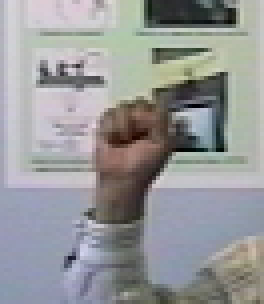
//> input picture METU EE583 Pattern Recognition/usedDataSet/h1096.bmp, 66 x 76 px (shown 4 times larger)
$ ./main ../usedDataSet/h1096.bmp   (built with g++ and OpenCV 4)
//> lines starting //> are read from the running program, lines starting //| are printed output that depends on the picture
### METU EE583 Pattern Recognition/Adaboost/sorteddynamicqueue.h
#ifndef __SORTEDDYNAMICQUEUE_H__
#define __SORTEDDYNAMICQUEUE_H__

#include "enode.h"
#include <iostream>
#include <stdlib.h>


class SortedDynamicQueue
{
	private:
		ENode *m_pcFront;
		ENode *m_pcRear;
		int m_nCount;

	public:
		SortedDynamicQueue();
		SortedDynamicQueue(int pcItem);

		~SortedDynamicQueue();

		void QInsert(int pcItem);

		int QDelete();
		void ClearQueue();

		int QFront() const;
		int QLength() const;
		bool QEmpty() const;

		void PrintValues() const;


};


#endif

### METU EE583 Pattern Recognition/Adaboost/enode.h
#ifndef __ENODE_H__
#define __ENODE_H__

#include <iostream>


class ENode
{
	private:
		ENode *m_pcNext;
		ENode *m_pcPrev;


	public:
		int m_tData;

		ENode(int nItem, ENode *pcNext = NULL, ENode *pcPrev = NULL);

		void InsertNext(ENode *pcNext);
		void InsertPrev(ENode *pcPrev);

		ENode* DeleteNode();

		ENode* NextNodeNext() const;
		ENode* NextNodePrev() const;
};


#endif

### METU EE583 Pattern Recognition/Adaboost/main.cpp
#include <iostream>
#include "opencv2/core/core.hpp"
#include "opencv2/imgproc/imgproc.hpp"
#include "opencv2/highgui/highgui.hpp"
#include <iomanip>
#include <limits>
#include <cmath>
#include <sstream>
#include <cstring>
#include <stdio.h>
#include "enode.h"
#include "sorteddynamicqueue.h"
#include <fstream>
#include <cmath>

using namespace cv;
using namespace std;

#define DEBUG_MODE 1

typedef enum
{
	EN_HAAR_KERNEL_TYPE_A = 0,	// 2 Region white(left) and black(right) e.g {{1, -1},{ 1, -1}}
	EN_HAAR_KERNEL_TYPE_B,	// 2 Region black(top) and white(down) e.g. {{-1 , -1}, {1, 1}}
	EN_HAAR_KERNEL_TYPE_C,  // 3 Region black(left) white(middle) and black(right) e.g. {{-1, 1, -1}, {-1, 1, -1}, {-1, 1, -1}}
	EN_HAAR_KERNEL_TYPE_COUNT,

}EN_HAAR_KERNEL_TYPE;

typedef struct
{
	EN_HAAR_KERNEL_TYPE kernel_type;
	int kernel_width;
	int kernel_height;
	int threshold_value;
	double error_value;
	double beta_value;
	double alfa_value;

}Gesture_Struct;


typedef struct{
	int value;
	int x;
	int y;
}PIXEL_INFORMATION;

class Threshold_Info
{
	public:
		Threshold_Info();
		~Threshold_Info();

		double error_value;
		int threshold_value;
};

// [5 lines left out: function Threshold_Info, not called in this run]

Threshold_Info::~Threshold_Info()
{

}


class TestImage
{
	public:
		TestImage();
		~TestImage();

		Mat image;
		bool bHand;
		char* imageName;
		bool bClassified;
};

// [5 lines left out: function TestImage, not called in this run]

TestImage::~TestImage()
{

}


/**************Global Variables*******************/
int TRAINING_SET_HAND_IMAGE_NUMBER = 0;
int TRAINING_SET_NONHAND_IMAGE_NUMBER = 0;
const int MAX_KERNEL_WIDTH = 7;
const int TRAINING_SET_IMAGES_SIZE = 24;
int NUMBER_OF_CLASSIFIER = MAX_KERNEL_WIDTH * EN_HAAR_KERNEL_TYPE_COUNT;


int number_of_classified = 0;

/**************Global Variables*******************/


template <class T>
// [12 lines left out: function PrintImage, not called in this run]

template <class T>
// [23 lines left out: function FindMaxValue, not called in this run]

template <class T>
PIXEL_INFORMATION FindAbsoluteMaxValue(const Mat& image)
{
	Mat localImage(image);
	PIXEL_INFORMATION brightest_pixel = {0,0,0};
	T* p1;
	brightest_pixel.value = numeric_limits<int>::min();
	for(int i = 0; i < localImage.rows; i++)
	{
		p1 = localImage.ptr<T>(i);
		for(int j = 0; j < localImage.cols; j++)
		{
			if(abs(static_cast<int>(p1[j])) > brightest_pixel.value)
			{
				brightest_pixel.value = abs((int)p1[j]);
				brightest_pixel.x = j;
				brightest_pixel.y = i;

			}
		}
	}

	return brightest_pixel;
}

template <class T>
// [23 lines left out: function FindMinValue, not called in this run]

template <class T>
// [20 lines left out: function ThresholdGrayImage, not called in this run]

Mat ComputeIntegralImage(const Mat& image)
{
	Mat IntegralImage(image.rows, image.cols, CV_32SC1, Scalar(0));
	Mat GrayImage;
	if(image.channels() == 3)
		cvtColor(image, GrayImage, CV_RGB2GRAY);
	else if(image.channels() == 1)
		image.copyTo(GrayImage);


    int nRows = GrayImage.rows;
    int nCols = GrayImage.cols;
    unsigned char* p1;
    int *p2;
	int sum = 0;
    for(int i = 0; i < nRows; ++i)
    {
        p2 = IntegralImage.ptr<int>(i);
        for (int j = 0; j < nCols; ++j)
        {
        	for(int shift_i = 0; shift_i <= i ; shift_i++)
        	{
				p1 = GrayImage.ptr<unsigned char>(shift_i);
				for(int shift_j = 0; shift_j <= j ; shift_j++)
				{
					sum += p1[shift_j];
				}
        	}
            p2[j] = sum;
            sum = 0;
        }
    }

    return IntegralImage;

}


Mat ComputeHaarResponse(const Mat OriginalIntegralImage, EN_HAAR_KERNEL_TYPE KernelType, int KernelSize_x, int KernelSize_y)
{
	Mat IntegralImage(OriginalIntegralImage);
	Mat HaarResponseImage(IntegralImage.rows, IntegralImage.cols, CV_32SC1, Scalar(0));
	Mat BoundaryProtectedIntegralImage(IntegralImage.rows+1, IntegralImage.cols+1, CV_32SC1, Scalar(0));

	int nRows = HaarResponseImage.rows;
    int nCols = HaarResponseImage.cols;

	int *p1;
	int *p2;
	for(int i = 0; i < IntegralImage.rows; ++i)
    {
        p1 = BoundaryProtectedIntegralImage.ptr<int>(i+1);
        p2 = IntegralImage.ptr<int>(i);
        for(int j = 0; j < IntegralImage.cols; j++)
        {
			p1[j+1] = p2[j];
        }

    }

	switch(KernelType)
	{
		case EN_HAAR_KERNEL_TYPE_A:
		{
			int KernelWidth = 2 * KernelSize_x;
			int KernelHeight = KernelSize_y;

			int *IntegralImageTopRow, *IntegralImageBottomRow;
    		int *HaarResponseImageRow;

		    for(int i = 0; i <= nRows - KernelHeight; ++i)
		    {
		    	HaarResponseImageRow = HaarResponseImage.ptr<int>(i);
		        IntegralImageTopRow = BoundaryProtectedIntegralImage.ptr<int>(i);
		        IntegralImageBottomRow = BoundaryProtectedIntegralImage.ptr<int>(i + KernelHeight);
		        for (int j = 0; j <= nCols - KernelWidth; ++j)
		        {
		        	HaarResponseImageRow[j] = 		(	 (IntegralImageBottomRow[j+KernelSize_x] + IntegralImageTopRow[j] )
		        										-(IntegralImageBottomRow[j] + IntegralImageTopRow[j + KernelSize_x]) )					// Sum of the White Area
		        								- 	(	 (IntegralImageBottomRow[j + KernelWidth] + IntegralImageTopRow[j + KernelSize_x])
		        										-(IntegralImageBottomRow[j + KernelSize_x] + IntegralImageTopRow[j + KernelWidth]) ); 	// Sum of the Black Area

		        }
		    }
		}
		break;
		case EN_HAAR_KERNEL_TYPE_B:
		{
			int KernelWidth = KernelSize_x;
			int KernelHeight = 2* KernelSize_y;

			int *IntegralImageTopRow, *IntegralImageBottomRow, *IntegralImageMiddleRow;
    		int *HaarResponseImageRow;

		    for(int i = 0; i <= nRows - KernelHeight; ++i)
		    {
		    	HaarResponseImageRow = HaarResponseImage.ptr<int>(i);
		        IntegralImageTopRow = BoundaryProtectedIntegralImage.ptr<int>(i);
		        IntegralImageMiddleRow = BoundaryProtectedIntegralImage.ptr<int>(i + KernelSize_y);
		        IntegralImageBottomRow = BoundaryProtectedIntegralImage.ptr<int>(i + KernelHeight);
		        for (int j = 0; j <= nCols - KernelWidth; ++j)
		        {
		        	HaarResponseImageRow[j] = 		(	 (IntegralImageBottomRow[j + KernelWidth] + IntegralImageMiddleRow[j] )
		        										-(IntegralImageBottomRow[j] + IntegralImageMiddleRow[j + KernelWidth]) )	// Sum of the White Area
		        								- 	(	 (IntegralImageMiddleRow[j + KernelWidth] + IntegralImageTopRow[j])
		        										-(IntegralImageMiddleRow[j] + IntegralImageTopRow[j + KernelWidth]) ); 		// Sum of the Black Area

		        }
		    }
		}
		break;
		case EN_HAAR_KERNEL_TYPE_C:
		{
			int KernelWidth = KernelSize_x * 3;
			int KernelHeight = KernelSize_y;

			int *IntegralImageTopRow, *IntegralImageBottomRow;
    		int *HaarResponseImageRow;

		    for(int i = 0; i <= nRows - KernelHeight; ++i)
		    {
		    	HaarResponseImageRow = HaarResponseImage.ptr<int>(i);
		        IntegralImageTopRow = BoundaryProtectedIntegralImage.ptr<int>(i);
		        IntegralImageBottomRow = BoundaryProtectedIntegralImage.ptr<int>(i + KernelHeight);
		        for (int j = 0; j <= nCols - KernelWidth; ++j)
		        {
		        	HaarResponseImageRow[j] = 		(	 (IntegralImageBottomRow[j + 2 * KernelSize_x] + IntegralImageTopRow[j + KernelSize_x] )
		        										-(IntegralImageBottomRow[j + KernelSize_x] + IntegralImageTopRow[j + 2 * KernelSize_x]) )	// Sum of the White Area
		        								- 	(	 (IntegralImageBottomRow[j + KernelSize_x] + IntegralImageTopRow[j])
		        										-(IntegralImageBottomRow[j] + IntegralImageTopRow[j + KernelSize_x]) )
		        								-	(	 (IntegralImageBottomRow[j + KernelWidth] + IntegralImageTopRow[j + 2 * KernelSize_x])
		        										-(IntegralImageBottomRow[j + 2 * KernelSize_x] + IntegralImageTopRow[j + KernelWidth]) );	// Sum of the Black Areas


		        }
		    }
		}
		break;
		default:
		break;
	}

	return HaarResponseImage;

}


// [186 lines left out: functions SaveTrainingDataSet, LoadTrainingDataSet, ComputeAdaboostWeight, not called in this run]

#if 0
void ImportProductsFromTXT(vector<ElectronicProduct*> &product)
{
	#define EXPECTED 0
#if(EXPECTED == 0)
	cout << "Enter the file name. Press 0 to return the main menu" << endl;
	cout << setw(USER_CHOICE_WIDTH) << right << "Output file name :" << "\t";

	string inputFilePath;
	cin >> inputFilePath;

	if(inputFilePath == "0")
		return;

	ifstream inf(inputFilePath);
#else
	ifstream inf(INPUT_FILE_NAME);
#endif
	bool newTxt = true;
 	string input;

    if (!inf)
    {
#if(EXPECTED == 0)
        cout << inputFilePath << " couldn't be opened" << endl;
#else
		cout << INPUT_FILE_NAME << " couldn't be opened" << endl;
#endif

    }
    else
    {
		while (inf)
	    {
	        // read stuff from the file into a string and print it
	        getline(inf, input);
	        StateMachine(input, product,newTxt);
	        newTxt = false;
	    }
		cout << "Data is imported from text successfully" << endl;
    }

}
#endif

string TrimInputString(string input)
{
	/*Removing labels from the beginning*/
	int i = 0;
  	for(; i < input.length(); i++)
	{
		if(input[i] == '>')
		{
			i++;
			break;
		}

	}

	/*Remove the blanks from the end*/
	int j = input.length()-1;
	for(; j>0; j--)
	{
		if(input[j] == '<')
			break;
	}

	string newstring(input,i,(j-i));	// Formed a (j-i) length string starting from ith character

	return newstring;
}

double String2Double(string input)
{
	double fValue;

	stringstream s_str(input);
	s_str >> fValue;

	return fValue;
}

int String2Int(string input)
{
	int dValue;

	stringstream s_str(input);
	s_str >> dValue;

	return dValue;
}

// [11 lines left out: function PrintTrainedDataSet, not called in this run]

void ImportTrainingDataSet(Gesture_Struct* &trained_data, double &sum_of_alfa, int &number_of_classifier)
{
	ifstream trainingResultFile("Adaboost/TrainingResults.txt");
	trainingResultFile.seekg(std::ios::beg);

	string input;
	int feature_number = 0;

	if(!trainingResultFile)
	{
		cout << "There is no TrainingResults.txt file" << endl;
		exit(1);
	}
	else
	{
		getline(trainingResultFile, input);
		getline(trainingResultFile, input);


		input = TrimInputString(input);
		sum_of_alfa = String2Double(input);

		getline(trainingResultFile, input);
		input = TrimInputString(input);
		number_of_classifier = String2Int(input);

		trained_data = new Gesture_Struct[number_of_classifier];
		cout << "sum_of_alfa = " << sum_of_alfa << "    number_of_classifier = " << number_of_classifier << endl;
		cout << "average = " << sum_of_alfa/number_of_classifier << endl;

		getline(trainingResultFile, input);

		while(feature_number < number_of_classifier || trainingResultFile.eof())
		{
			getline(trainingResultFile, input);
			input = TrimInputString(input);
			trained_data[feature_number].kernel_type = static_cast<EN_HAAR_KERNEL_TYPE>(String2Int(input));

			getline(trainingResultFile, input);
			input = TrimInputString(input);
			trained_data[feature_number].kernel_width = String2Int(input);

			getline(trainingResultFile, input);
			input = TrimInputString(input);
			trained_data[feature_number].kernel_height = String2Int(input);

			getline(trainingResultFile, input);
			input = TrimInputString(input);
			trained_data[feature_number].threshold_value = String2Int(input);

			getline(trainingResultFile, input);
			input = TrimInputString(input);
			trained_data[feature_number].error_value = String2Double(input);

			getline(trainingResultFile, input);
			input = TrimInputString(input);
			trained_data[feature_number].beta_value = String2Double(input);

			getline(trainingResultFile, input);
			input = TrimInputString(input);
			trained_data[feature_number].alfa_value = String2Double(input);

			getline(trainingResultFile, input);
			feature_number++;
			//PrintTrainedDataSet(trained_data, number_of_classifier);
		}
	}
}

// [9 lines left out: function MainTrainFunction, not called in this run]


int main(int argc, char * argv[])
{
	cout << argv[1] << endl;
	cout << "Please choose an option : " << endl;
	cout << " 1. Training" << endl;
	cout << " 2. Detection" << endl;
	int firstChoice;
	cin >> firstChoice;
//> the answer given: 2

	if(firstChoice == 1)
	{
		MainTrainFunction(argc,argv);
		return 0;
	}
	else if(firstChoice !=2)
	{
		cout << "Invalid Input" << endl;
		return 0;
	}

	/*Debug purpose*/
	int classified = 0;
	int nonclassified = 0;

	int number_of_classifer = 0;
	double sum_of_alfa = 0;
	Mat image;
	Mat imageResized;
	Mat IntegralImage;
	Mat HaarResponseImage;
	Size size(24,24);
	PIXEL_INFORMATION max_value;

	Gesture_Struct *trained_data = NULL;
	ImportTrainingDataSet(trained_data,sum_of_alfa,number_of_classifer);
	double average_alfa_value = sum_of_alfa / number_of_classifer;
	for(int imageCount = 1; imageCount < argc ; imageCount++)
	{
		char* imageName = argv[imageCount];

		image = imread(argv[imageCount]);
//> image is the input picture: 76 rows x 66 cols, CV_8UC3; mean B, G, R 152.6, 151.5, 150.3
		resize(image,imageResized,size,0,0, INTER_CUBIC);
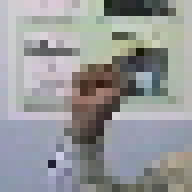
//> imageResized: 24 rows x 24 cols, CV_8UC3 (shown 8 times larger); mean B, G, R 152.6, 151.4, 150.2
		IntegralImage = ComputeIntegralImage(imageResized);
//> in ComputeIntegralImage, `cvtColor(image, GrayImage, CV_RGB2GRAY);`:
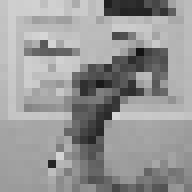
//> GrayImage: 24 rows x 24 cols, CV_8UC1 (shown 8 times larger); min 19, max 214, mean 151.6
//> after the loop in ComputeIntegralImage, `for(int i = 0; i < nRows; ++i)`:
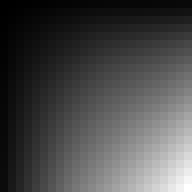
//> IntegralImage: 24 rows x 24 cols, CV_32SC1 (shown 8 times larger); min 197, max 87326, mean 25580.6; drawn with min black and max white
//> after the loop in ComputeIntegralImage, `for(int i = 0; i < nRows; ++i)`: sum = 0
		double sum_of_valid_feature_alfa = 0;
		double sum_of_detected_feature_alfa = 0;

		//PrintTrainedDataSet(trained_data, number_of_classifer);

		for(int i = 0; i < number_of_classifer; i++)
		{
			if(trained_data[i].alfa_value < average_alfa_value)
				continue;
			HaarResponseImage = ComputeHaarResponse(IntegralImage, trained_data[i].kernel_type,trained_data[i].kernel_width,trained_data[i].kernel_height);
			max_value = FindAbsoluteMaxValue<int>(HaarResponseImage);
			//cout << "max_value.value = " << max_value.value << endl;
			//cout << "threshold = " << trained_data[i].threshold_value << endl;
			if(max_value.value > trained_data[i].threshold_value)
			{
				sum_of_detected_feature_alfa += trained_data[i].alfa_value;
			}

			sum_of_valid_feature_alfa = trained_data[i].alfa_value;
		}
//> this loop made 21 passes
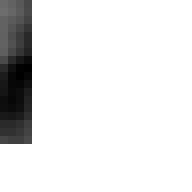
//> HaarResponseImage: 24 rows x 24 cols, CV_32SC1 (shown 8 times larger); min -11681, max 0, mean -1176.3; drawn with min black and max white
//> after the loop, sum_of_detected_feature_alfa = 0.281

		if(sum_of_detected_feature_alfa > (sum_of_valid_feature_alfa/2))
		{
			cout << "There is hand" << endl;
			if(imageName[12] == 'h')
				classified++;
			else
				nonclassified++;
		}
		else
		{
			cout << "There is no hand" << endl;
			if(imageName[12] == 'n')
				classified++;
			else
				nonclassified++;
		}

	}

	cout << "success rate: " << ((double)classified /(nonclassified + classified)) << endl;
	delete []trained_data;
#if 0
	Mat image;
	Mat imageResized;
	Mat IntegralImage;
	Mat HaarResponseImage;
	Size size(24,24);
	PIXEL_INFORMATION max_value;
	for(int i = 1; i< argc; i++)
	{
		cout << argv[i] << " : " << endl;
		image = imread(argv[i]);
		resize(image,imageResized,size,0,0, INTER_CUBIC);
		IntegralImage = ComputeIntegralImage(imageResized);
		HaarResponseImage = ComputeHaarResponse(IntegralImage, EN_HAAR_KERNEL_TYPE_C,7,7);
		max_value = FindAbsoluteMaxValue<int>(HaarResponseImage);
		cout << " Absolute Max Value : " << max_value.value << endl;
		cout << " \t\t\t x = " << max_value.x << endl;
		cout << " \t\t\t y = " << max_value.y << endl;
		if(max_value.value> 7344)
			cout << "it is hand" << endl;
		else
			cout << "it is not hand" << endl;
		imshow("image", imageResized);
		imshow("Haar Response", HaarResponseImage);
		int c = waitKey(0);
		if(c== 27)
			return 0;
	}
#endif
#if 0
	cout << "argc = " << argc << endl;
	TestImage* testImages = new TestImage[argc-1];
	LoadTrainingDataSet(testImages, argc, argv);
	thresh = new Threshold_Info[NUMBER_OF_CLASSIFIER];

	ComputeAdaboostWeight(testImages);

	delete []thresh;
	delete []testImages;
#endif

}

$ run again, on METU EE583 Pattern Recognition/usedDataSet/h1148.bmp
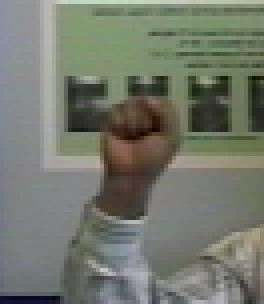
//> input picture METU EE583 Pattern Recognition/usedDataSet/h1148.bmp, 66 x 76 px (shown 4 times larger)
//> image is the input picture: 76 rows x 66 cols, CV_8UC3; mean B, G, R 108.8, 120.1, 116.1
//> in ComputeIntegralImage, `cvtColor(image, GrayImage, CV_RGB2GRAY);`:
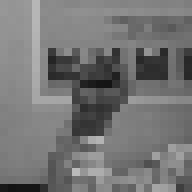
//> GrayImage: 24 rows x 24 cols, CV_8UC1 (shown 8 times larger); min 19, max 187, mean 116.2
//> after the loop in ComputeIntegralImage, `for(int i = 0; i < nRows; ++i)`: sum = 0
//> the loop `for(int i = 0; i < number_of_classifer; i++)` made 21 passes
//> after the loop `for(int i = 0; i < number_of_classifer; i++)`:
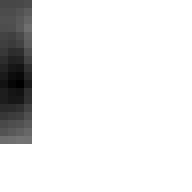
//> HaarResponseImage: 24 rows x 24 cols, CV_32SC1 (shown 8 times larger); min -8947, max 0, mean -848; drawn with min black and max white
//> after the loop `for(int i = 0; i < number_of_classifer; i++)`: sum_of_detected_feature_alfa = 0.155

$ run again, on METU EE583 Pattern Recognition/usedDataSet/h1235.bmp
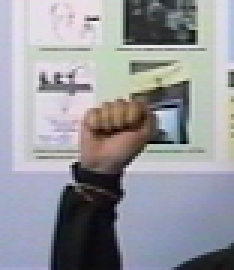
//> input picture METU EE583 Pattern Recognition/usedDataSet/h1235.bmp, 78 x 90 px (shown 3 times larger)
//> image is the input picture: 90 rows x 78 cols, CV_8UC3; mean B, G, R 158.6, 152.4, 151.7
//> in ComputeIntegralImage, `cvtColor(image, GrayImage, CV_RGB2GRAY);`:
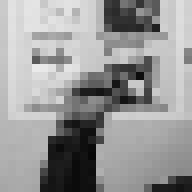
//> GrayImage: 24 rows x 24 cols, CV_8UC1 (shown 8 times larger); min 8, max 234, mean 152
//> after the loop in ComputeIntegralImage, `for(int i = 0; i < nRows; ++i)`: sum = 0
//> the loop `for(int i = 0; i < number_of_classifer; i++)` made 21 passes
//> after the loop `for(int i = 0; i < number_of_classifer; i++)`:
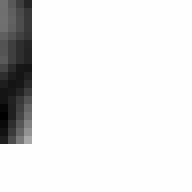
//> HaarResponseImage: 24 rows x 24 cols, CV_32SC1 (shown 8 times larger); min -13318, max 0, mean -1259.3; drawn with min black and max white
//> after the loop `for(int i = 0; i < number_of_classifer; i++)`: sum_of_detected_feature_alfa = 0.281

$ run again, on METU EE583 Pattern Recognition/usedDataSet/h1336.bmp
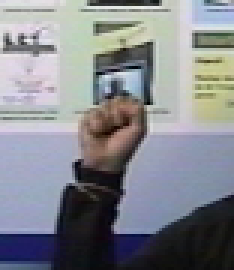
//> input picture METU EE583 Pattern Recognition/usedDataSet/h1336.bmp, 78 x 90 px (shown 3 times larger)
//> image is the input picture: 90 rows x 78 cols, CV_8UC3; mean B, G, R 140.3, 134.4, 132
//> after the loop in ComputeIntegralImage, `for(int i = 0; i < nRows; ++i)`:
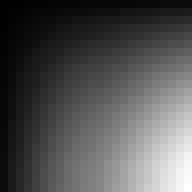
//> IntegralImage: 24 rows x 24 cols, CV_32SC1 (shown 8 times larger); min 218, max 79222, mean 25850.6; drawn with min black and max white
//> after the loop in ComputeIntegralImage, `for(int i = 0; i < nRows; ++i)`: sum = 0
//> the loop `for(int i = 0; i < number_of_classifer; i++)` made 21 passes
//> after the loop `for(int i = 0; i < number_of_classifer; i++)`:
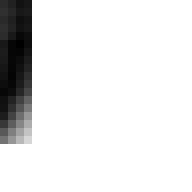
//> HaarResponseImage: 24 rows x 24 cols, CV_32SC1 (shown 8 times larger); min -12740, max 0, mean -1269.1; drawn with min black and max white
//> after the loop `for(int i = 0; i < number_of_classifer; i++)`: sum_of_detected_feature_alfa = 0.281
